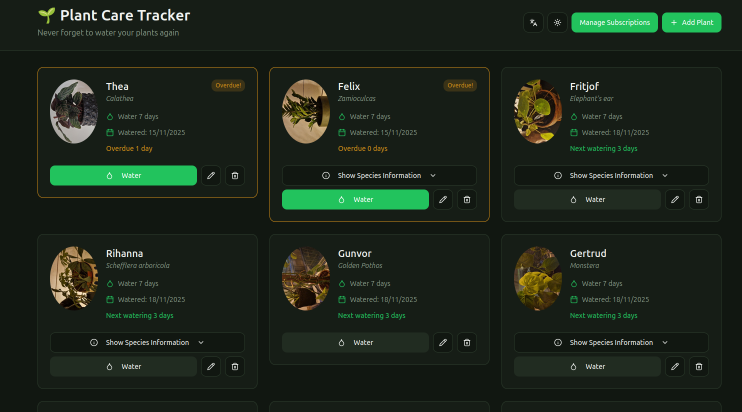
#> input picture assets/image.png, 1484 x 823 px (shown at 1/2 size)
$ python -i image_utils.py   (imports and definitions only)
#> lines starting #> are read from the running program, lines starting #| are printed output that depends on the picture
import logging
from base64 import b64decode, b64encode
from io import BytesIO

from fastapi import HTTPException, status
from PIL import Image, ImageOps, UnidentifiedImageError

MAX_IMAGE_SIZE = (1024, 1024)  # width, height in pixels
MAX_FILE_SIZE = 1 * 1024 * 1024  # 1 MB in bytes
JPEG_QUALITY = 85
MIN_JPEG_QUALITY = 20
QUALITY_STEP = 5

logger = logging.getLogger("uvicorn.error")
# [1 line not run here, left out]


# [96 lines left out: functions parse_data_uri, decode_data_uri, encode_data_uri, compress_jpeg, optimize_image, not called in this run]


def shrink_image(image_bytes: bytes) -> bytes:
    """
    Downscale and recompress raw image bytes.

    Args:
        image_bytes: Raw image bytes or a data URI bytes value.

    Returns:
        Raw bytes of the optimized image (max 1 MB).

    Raises:
        HTTPException: If the provided bytes are not a valid image.
    """
    if not image_bytes:
        return image_bytes

    try:
        actual_image_bytes = decode_data_uri(image_bytes)

        with Image.open(BytesIO(actual_image_bytes)) as image:
            original_format = image.format or "PNG"
            image = ImageOps.exif_transpose(image)
            image.thumbnail(MAX_IMAGE_SIZE, Image.Resampling.LANCZOS)

            optimized_bytes, _ = optimize_image(image, original_format)

            # Use optimized version if it's actually smaller
            if len(optimized_bytes) < len(actual_image_bytes):
                final_bytes = optimized_bytes
            else:
                final_bytes = actual_image_bytes

            logger.debug(
                f"Image compressed {(1 - len(final_bytes) / len(actual_image_bytes)) * 100:.2f}%"
            )
            return final_bytes

    except (UnidentifiedImageError, OSError, ValueError) as exc:
        logger.error(f"Error shrinking image: {exc}")
        raise HTTPException(
            status_code=status.HTTP_400_BAD_REQUEST,
            detail="Uploaded image is invalid or corrupted.",
        ) from exc


# [35 lines left out: function create_thumbnail, not called in this run]

>>> import cv2
>>> picture = cv2.imread('../../../assets/image.png', cv2.IMREAD_GRAYSCALE)
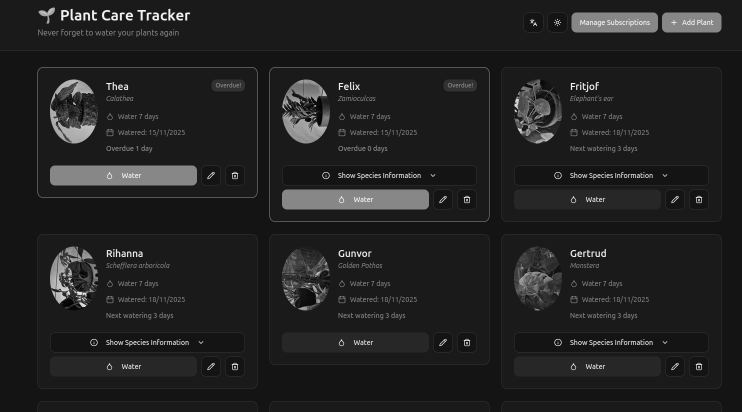
#> picture: shape (823, 1484) (shown at 1/2 size); min 0, max 255, mean 33.6
#> (the run stopped early here; a loop or call above may not have finished)
